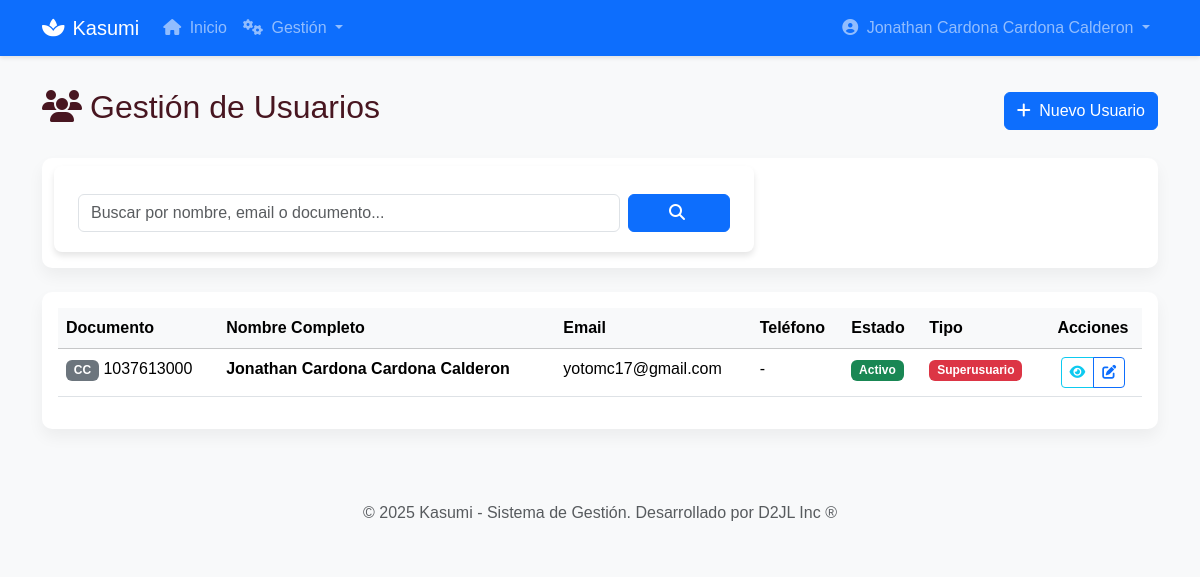
Page /usuarios/usuarios/ (signed in) on the earlier database version.
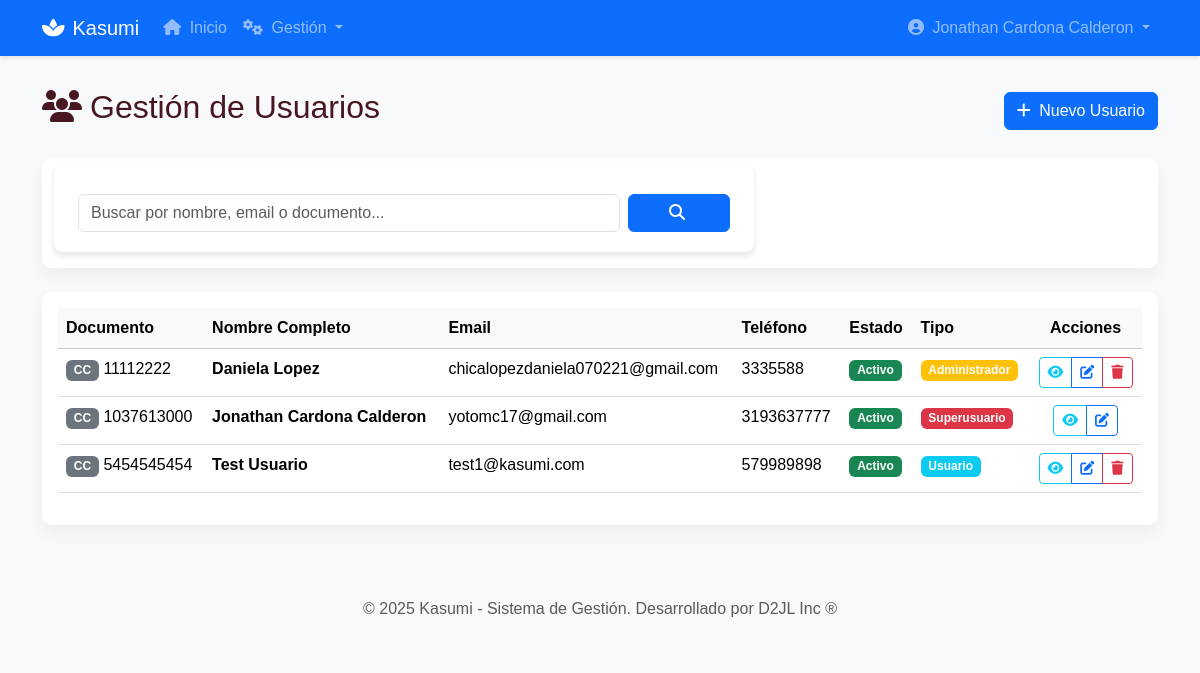
Same page on the later database version.
### accounts/models.py (models this page shows, shortened)
class Usuario(AbstractUser):
    TIPO_DOCUMENTO_CHOICES = [
        ('CC', 'Cédula de Ciudadanía'),
        ('CE', 'Cédula de Extranjería'),
        ('TI', 'Tarjeta de Identidad'),
        ('PAS', 'Pasaporte'),
    ]
    username = None
    email = models.EmailField(_('email address'), unique=True)
    tipo_documento = models.CharField(
        max_length=3,
        choices=TIPO_DOCUMENTO_CHOICES,
        default='CC',
        verbose_name='Tipo de Documento'
    )
    numero_documento = models.CharField(
        max_length=20,
        unique=True,
        verbose_name='Número de Documento'
    )
    telefono = models.CharField(max_length=15, blank=True, verbose_name='Teléfono')
    direccion = models.TextField(blank=True, verbose_name='Dirección')
    ciudad = models.CharField(max_length=100, blank=True, verbose_name='Ciudad')
    fecha_nacimiento = models.DateField(null=True, blank=True, verbose_name='Fecha de Nacimiento')
    USERNAME_FIELD = 'email'
    REQUIRED_FIELDS = ['numero_documento', 'first_name', 'last_name']
    objects = UsuarioManager()
    class Meta:
        verbose_name = 'Usuario'
        verbose_name_plural = 'Usuarios'

### gestion_usuarios/views.py (the view, shortened to what this page needs)
# urls.py: path('usuarios/', views.ListaUsuariosView.as_view(), name='lista_usuarios'),
class ListaUsuariosView(LoginRequiredMixin, UserPassesTestMixin, ListView):
    model = Usuario
    template_name = 'gestion_usuarios/usuarios/lista_usuarios.html'
    context_object_name = 'usuarios'
    paginate_by = 15
    def test_func(self):
        return self.request.user.is_staff
    def get_queryset(self):
        queryset = super().get_queryset()
        busqueda = self.request.GET.get('busqueda', '').strip()
        return queryset.order_by('first_name', 'last_name')
    def get_context_data(self, **kwargs):
        context = super().get_context_data(**kwargs)
        context['titulo'] = _('Gestión de Usuarios')
        context['busqueda'] = self.request.GET.get('busqueda', '')
        return context

### templates/gestion_usuarios/usuarios/lista_usuarios.html (shortened to what this page needs)
{% extends "base.html" %}
{% load static %}
{% block content %}
<div class="row mb-4">
    <div class="col-12">
        <div class="d-flex justify-content-between align-items-center">
            <h2><i class="fas fa-users me-2"></i>{{ titulo }}</h2>
            <a href="{% url 'gestion_usuarios:crear_usuario' %}" class="btn btn-primary">
                <i class="fas fa-plus me-1"></i> Nuevo Usuario
            </a>
        </div>
    </div>
</div>
<div class="row mb-4">
    <div class="col-12">
        <div class="card">
            <div class="card-body">
                <form method="get" class="row g-2">
                    <div class="col-md-10">
                        <input type="text"
                               name="busqueda"
                               class="form-control"
                               placeholder="Buscar por nombre, email o documento..."
                               value="{{ busqueda }}">
                    </div>
                    <div class="col-md-2">
                        <button type="submit" class="btn btn-primary w-100">
                            <i class="fas fa-search me-1"></i>
                        </button>
                    </div>
                </form>
            </div>
        </div>
    </div>
</div>
<div class="row">
    <div class="col-12">
        <div class="card">
            <div class="card-body">
                {% if usuarios %}
                <div class="table-responsive">
                    <table class="table table-hover">
                        <thead class="table-light">
                            <tr>
                                <th>Documento</th>
                                <th>Nombre Completo</th>
                                <th>Email</th>
                                <th>Teléfono</th>
                                <th>Estado</th>
                                <th>Tipo</th>
                                <th class="text-center">Acciones</th>
                            </tr>
                        </thead>
                        <tbody>
                            {% for usuario in usuarios %}
                            <tr>
                                <td>
                                    <span class="badge bg-secondary">{{ usuario.tipo_documento }}</span>
                                    {{ usuario.numero_documento }}
                                </td>
                                <td>
                                    <strong>{{ usuario.get_full_name }}</strong>
                                </td>
                                <td>{{ usuario.email }}</td>
                                <td>{{ usuario.telefono|default:"-" }}</td>
                                <td>
                                    {% if usuario.is_active %}
                                        <span class="badge bg-success">Activo</span>
                                    {% else %}
                                        <span class="badge bg-danger">Inactivo</span>
                                    {% endif %}
                                </td>
                                <td>
                                    {% if usuario.is_superuser %}
                                        <span class="badge bg-danger">Superusuario</span>
                                    {% elif usuario.is_staff %}
                                        <span class="badge bg-warning">Administrador</span>
                                    {% else %}
                                        <span class="badge bg-info">Usuario</span>
                                    {% endif %}
                                </td>
                                <td class="text-center">
                                    <div class="btn-group btn-group-sm" role="group">
                                        <a href="{% url 'gestion_usuarios:detalle_usuario' usuario.pk %}"
                                           class="btn btn-outline-info"
                                           data-bs-toggle="tooltip"
                                           title="Ver detalles">
                                            <i class="fas fa-eye"></i>
                                        </a>
                                        <a href="{% url 'gestion_usuarios:editar_usuario' usuario.pk %}"
                                           class="btn btn-outline-primary"
                                           data-bs-toggle="tooltip"
                                           title="Editar">
                                            <i class="fas fa-edit"></i>
                                        </a>
                                        {% if usuario != user %}
                                        <a href="{% url 'gestion_usuarios:eliminar_usuario' usuario.pk %}"
                                           class="btn btn-outline-danger"
                                           data-bs-toggle="tooltip"
                                           title="Eliminar">
                                            <i class="fas fa-trash"></i>
                                        </a>
                                        {% endif %}
                                    </div>
                                </td>
                            </tr>
                            {% endfor %}
                        </tbody>
                    </table>
                </div>
                {% endif %}
            </div>
        </div>
    </div>
</div>
{% endblock %}

### templates/base.html (shortened to what this page needs)
<!DOCTYPE html>
{% load static %}
<html lang="es">
<head>
    <link href="https://cdn.jsdelivr.net/npm/bootstrap@5.3.3/dist/css/bootstrap.min.css" rel="stylesheet">
    <link rel="stylesheet" href="https://cdnjs.cloudflare.com/ajax/libs/font-awesome/6.4.0/css/all.min.css">
    <link rel="stylesheet" href="{% static 'css/styles.css' %}">
</head>
<body class="{% block body_class %}{% endblock %}">
    {% if user.is_authenticated %}
    <nav class="navbar navbar-expand-lg navbar-dark bg-primary">
        <div class="container">
            <a class="navbar-brand" href="{% url 'core:home' %}">
                <i class="fas fa-spa me-2"></i>Kasumi
            </a>
            <div class="collapse navbar-collapse" id="navbarNav">
                <ul class="navbar-nav me-auto">
                    <li class="nav-item">
                        <a class="nav-link" href="{% url 'core:home' %}">
                            <i class="fas fa-home me-1"></i> Inicio
                        </a>
                    </li>
                    {% if user.is_staff %}
                    <li class="nav-item dropdown">
                        <a class="nav-link dropdown-toggle" href="#" id="gestionDropdown" role="button" data-bs-toggle="dropdown">
                            <i class="fas fa-cogs me-1"></i> Gestión
                        </a>
                    </li>
                    {% endif %}
                </ul>
                <ul class="navbar-nav">
                    <li class="nav-item dropdown">
                        <a class="nav-link dropdown-toggle" href="#" id="userDropdown" role="button" data-bs-toggle="dropdown">
                            <i class="fas fa-user-circle me-1"></i> {{ user.get_full_name|default:user.email }}
                        </a>
                    </li>
                </ul>
            </div>
        </div>
    </nav>
    {% endif %}
    <main class="container">
        {% block content %}{% endblock %}
    </main>
    <footer class="bg-light text-center text-muted py-4 mt-5">
        <div class="container">
            <p class="mb-0">© {% now "Y" %} Kasumi - Sistema de Gestión. <span class="d-none d-md-inline">Desarrollado por D2JL Inc ®</span></p>
        </div>
    </footer>
</body>
</html>

### static/css/styles.css (style rules this page uses)
:root { --background-color: #FBE9DB; --primary-color: #D55672; --secondary-color: #ADF5FF; --text-color: #481620; --accent-color: #0075A2; }
body { font-family: Arial, sans-serif; background-color: var(--background-color); color: var(--text-color); }
form { max-width: 700px; margin: 0 auto; padding: 20px; background-color: #fff; border-radius: 8px; box-shadow: 0 4px 6px rgba(0, 0, 0, 0.1); }
button { background-color: var(--primary-color); color: #fff; border: none; border-radius: 8px; padding: 10px; font-size: 16px; font-weight: bold; transition: background-color 0.3s ease, color 0.3s ease; }

### templates/base.html (style rules this page uses)
body { background-color: #f8f9fa; }
.navbar { margin-bottom: 2rem; box-shadow: 0 2px 4px rgba(0,0,0,.1); }
.card { border: none; border-radius: 10px; box-shadow: 0 0.5rem 1rem rgba(0, 0, 0, 0.05); }

Differences in the rows shown:
changed Usuario "yotomc17@gmail.com": get_full_name "Jonathan Cardona Cardona Calderon" → "Jonathan Cardona Calderon"; telefono "-" → "3193637777"
added Usuario: tipo_documento "CC", numero_documento "11112222", get_full_name "Daniela Lopez", email "chicalopezdaniela070221@gmail.com", telefono "3335588", is_active "Activo", is_superuser "Administrador"
added Usuario: tipo_documento "CC", numero_documento "5454545454", get_full_name "Test Usuario", email "test1@kasumi.com", telefono "579989898", is_active "Activo", is_superuser "Usuario"
